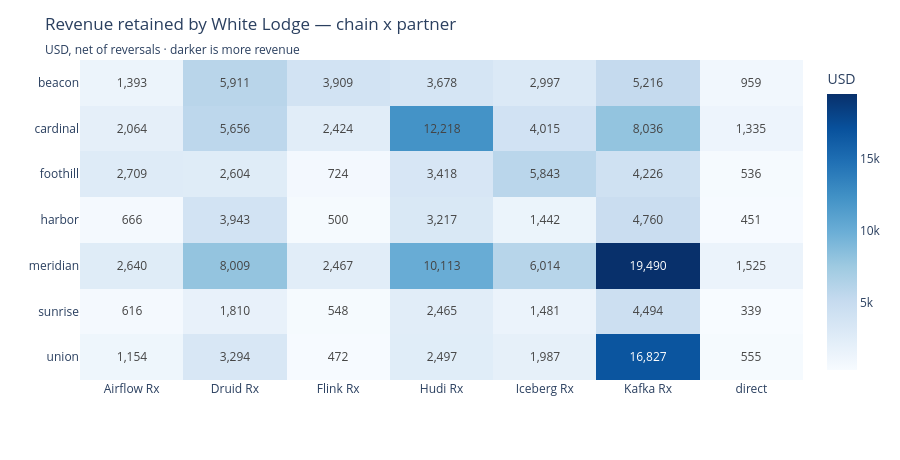

This figure's notebook cell:
### Code cell
# The full chain x partner picture, so the chain isn't chosen blind.
# imshow on a pivot, not density_heatmap: the data is already aggregated, so
# there is nothing left to bin — and a pivot shows an empty combination as blank
# instead of as a zero.
grid = q("""
    select chain, partner, sum(net_wls_revenue_cents) / 100.0 as revenue
    from marts.fct_claim
    group by 1, 2
""").pivot(index="chain", columns="partner", values="revenue")

fig = px.imshow(grid, color_continuous_scale="Blues", text_auto=",.0f",
                aspect="auto", height=460,
                labels=dict(x="", y="", color="USD"))
fig.update_layout(title=dict(
    text="Revenue retained by White Lodge — chain x partner",
    subtitle=dict(text="USD, net of reversals · darker is more revenue")))
fig

### Figure 1 — Plotly figure (JSON) as saved in the notebook; plotly's stock layout.template omitted (floating-point values rounded to 4 significant figures)
{"data": [{"coloraxis": "coloraxis", "hovertemplate": "x: %{x}<br>y: %{y}<br>USD: %{z}<extra></extra>", "name": "0", "texttemplate": "%{z:,.0f}", "type": "heatmap", "x": ["Airflow Rx", "Druid Rx", "Flink Rx", "Hudi Rx", "Iceberg Rx", "Kafka Rx", "direct"], "xaxis": "x", "y": ["beacon", "cardinal", "foothill", "harbor", "meridian", "sunrise", "union"], "yaxis": "y", "z": [[1393.0, 5911.0, 3909.0, 3678.0, 2997.0, 5216.0, 959.5], [2064.0, 5656.0, 2424.0, 12220.0, 4015.0, 8036.0, 1335.0], [2709.0, 2604.0, 723.9, 3418.0, 5843.0, 4226.0, 535.8], [666.4, 3943.0, 499.6, 3217.0, 1442.0, 4760.0, 450.6], [2640.0, 8009.0, 2467.0, 10110.0, 6014.0, 19490.0, 1525.0], [615.8, 1810.0, 547.8, 2465.0, 1481.0, 4494.0, 339.2], [1154.0, 3294.0, 471.7, 2497.0, 1987.0, 16830.0, 554.9]]}], "layout": {"coloraxis": {"autocolorscale": false, "colorbar": {"title": {"text": "USD"}}, "colorscale": [[0.0, "rgb(247,251,255)"], [0.125, "rgb(222,235,247)"], [0.25, "rgb(198,219,239)"], [0.375, "rgb(158,202,225)"], [0.5, "rgb(107,174,214)"], [0.625, "rgb(66,146,198)"], [0.75, "rgb(33,113,181)"], [0.875, "rgb(8,81,156)"], [1.0, "rgb(8,48,107)"]]}, "height": 460, "margin": {"t": 60}, "title": {"subtitle": {"text": "USD, net of reversals · darker is more revenue"}, "text": "Revenue retained by White Lodge — chain x partner"}, "xaxis": {"anchor": "y", "domain": [0.0, 1.0]}, "yaxis": {"anchor": "x", "autorange": "reversed", "domain": [0.0, 1.0]}}}
